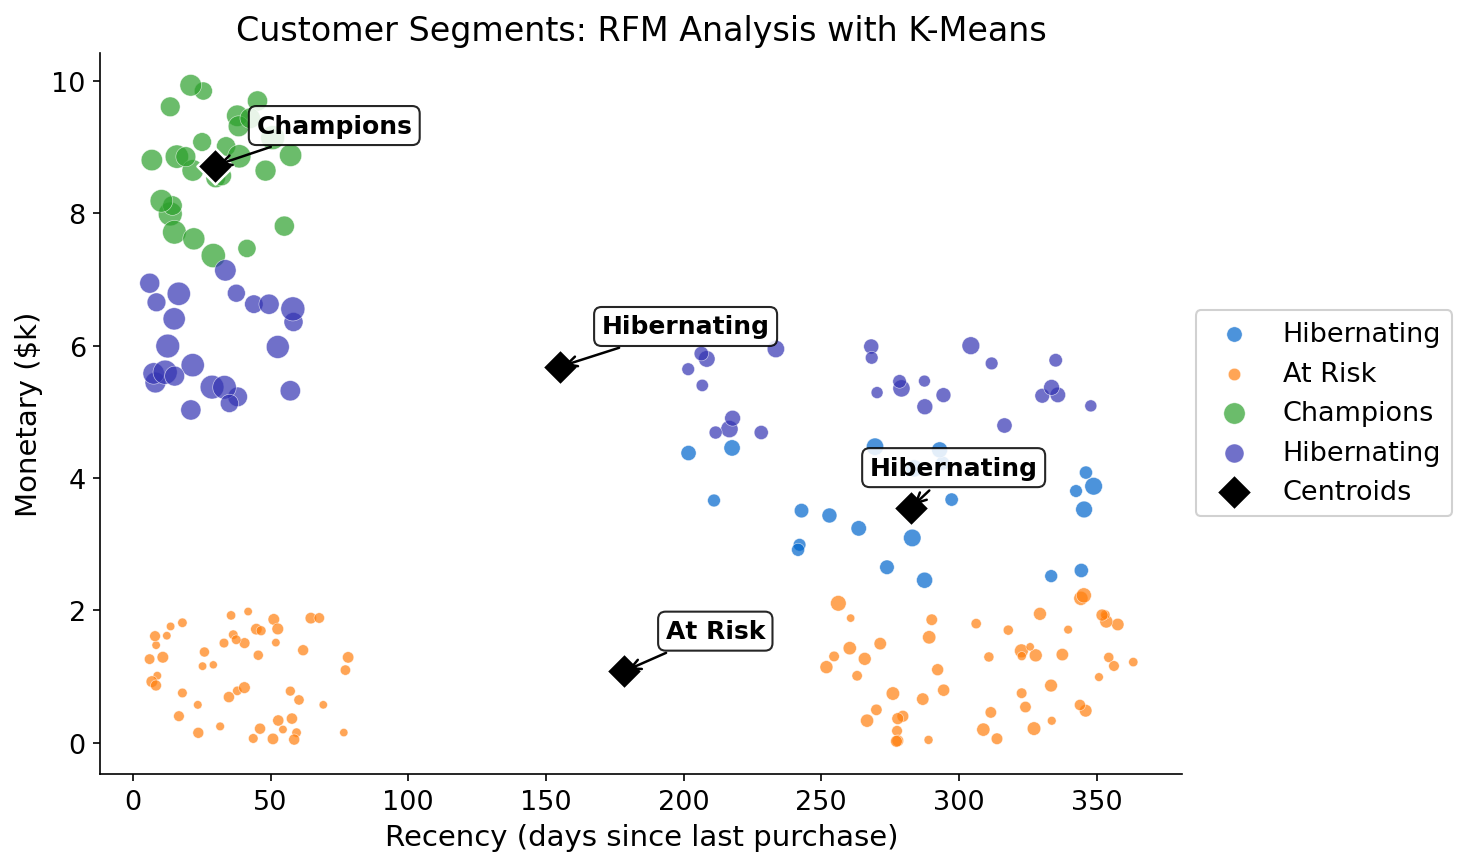

Write Python code to recreate this figure.
"""
Chart 11: Customer Segments - RFM Analysis with K-Means
Scatter of 200 customers colored by cluster, annotated segment names.
"""
import matplotlib.pyplot as plt
import numpy as np
from pathlib import Path
from sklearn.cluster import KMeans

plt.rcParams.update({
    'font.size': 14, 'axes.labelsize': 14, 'axes.titlesize': 16,
    'xtick.labelsize': 13, 'ytick.labelsize': 13, 'legend.fontsize': 13,
    'figure.figsize': (10, 6), 'figure.dpi': 150,
    'axes.spines.top': False, 'axes.spines.right': False,
})

COLORS = {
    'purple': '#3333B2', 'blue': '#0066CC', 'orange': '#FF7F0E',
    'green': '#2CA02C', 'red': '#D62728', 'lavender': '#ADADE0', 'gray': '#808080',
}

np.random.seed(42)

# Generate 200 synthetic customers with clustered RFM data
# 4 clusters with distinct characteristics
n = 200
# Champions: low recency, high monetary
c1 = np.column_stack([
    np.random.uniform(5, 60, 50),
    np.random.uniform(5000, 10000, 50),
    np.random.uniform(15, 30, 50),
])
# At Risk: high recency, low monetary
c2 = np.column_stack([
    np.random.uniform(250, 365, 50),
    np.random.uniform(10, 2000, 50),
    np.random.uniform(1, 8, 50),
])
# New Customers: low recency, low monetary
c3 = np.column_stack([
    np.random.uniform(5, 80, 50),
    np.random.uniform(10, 2000, 50),
    np.random.uniform(1, 5, 50),
])
# Hibernating: high recency, mid monetary
c4 = np.column_stack([
    np.random.uniform(200, 350, 50),
    np.random.uniform(2000, 6000, 50),
    np.random.uniform(5, 15, 50),
])

data = np.vstack([c1, c2, c3, c4])
recency = data[:, 0]
monetary = data[:, 1]
frequency = data[:, 2]

# Cluster with KMeans on recency and monetary
X_cluster = np.column_stack([recency, monetary])
kmeans = KMeans(n_clusters=4, random_state=42, n_init=10)
labels = kmeans.fit_predict(X_cluster)
centers = kmeans.cluster_centers_

# Map cluster labels to segment names based on center positions
# Sort clusters by (recency, monetary) to assign meaningful names
cluster_colors = [COLORS['blue'], COLORS['orange'], COLORS['green'], COLORS['purple']]
segment_names = {}
for c_id in range(4):
    cr, cm = centers[c_id]
    if cr < 150 and cm > 4000:
        segment_names[c_id] = 'Champions'
    elif cr > 150 and cm < 3000:
        segment_names[c_id] = 'At Risk'
    elif cr < 150 and cm < 3000:
        segment_names[c_id] = 'New Customers'
    else:
        segment_names[c_id] = 'Hibernating'

# --- Plot ---
fig, ax = plt.subplots(figsize=(10, 6))

# Size proportional to frequency (scaled for visibility)
sizes = 15 + (frequency - frequency.min()) / (frequency.max() - frequency.min()) * 120

for c_id in range(4):
    mask = labels == c_id
    ax.scatter(recency[mask], monetary[mask] / 1000, c=cluster_colors[c_id],
               s=sizes[mask], alpha=0.7, edgecolors='white', linewidths=0.3,
               label=segment_names.get(c_id, f'Cluster {c_id}'), zorder=2)

# Cluster centers (black diamonds)
ax.scatter(centers[:, 0], centers[:, 1] / 1000, color='black', marker='D',
           s=150, zorder=5, edgecolors='white', linewidths=1.2, label='Centroids')

# Annotate centers with segment names
for c_id in range(4):
    name = segment_names.get(c_id, f'Cluster {c_id}')
    offset_x = 15 if centers[c_id, 0] < 200 else -15
    ha = 'left' if centers[c_id, 0] < 200 else 'right'
    ax.annotate(name, xy=(centers[c_id, 0], centers[c_id, 1] / 1000),
                xytext=(centers[c_id, 0] + offset_x, centers[c_id, 1] / 1000 + 0.5),
                fontsize=12, fontweight='bold',
                bbox=dict(boxstyle='round,pad=0.3', facecolor='white',
                          edgecolor='black', alpha=0.85),
                arrowprops=dict(arrowstyle='->', color='black', lw=1.2),
                zorder=6)

ax.set_xlabel('Recency (days since last purchase)')
ax.set_ylabel('Monetary ($k)')
ax.set_title('Customer Segments: RFM Analysis with K-Means')
ax.legend(loc='center left', bbox_to_anchor=(1.0, 0.5), framealpha=0.9)

plt.tight_layout()
output_path = Path(__file__).parent / 'chart.pdf'
plt.savefig(output_path, dpi=300, bbox_inches='tight', facecolor='white')
plt.savefig(Path(__file__).parent / 'chart.png', dpi=150, bbox_inches='tight', facecolor='white')
plt.close()
print(f"Chart saved to: {output_path}")
